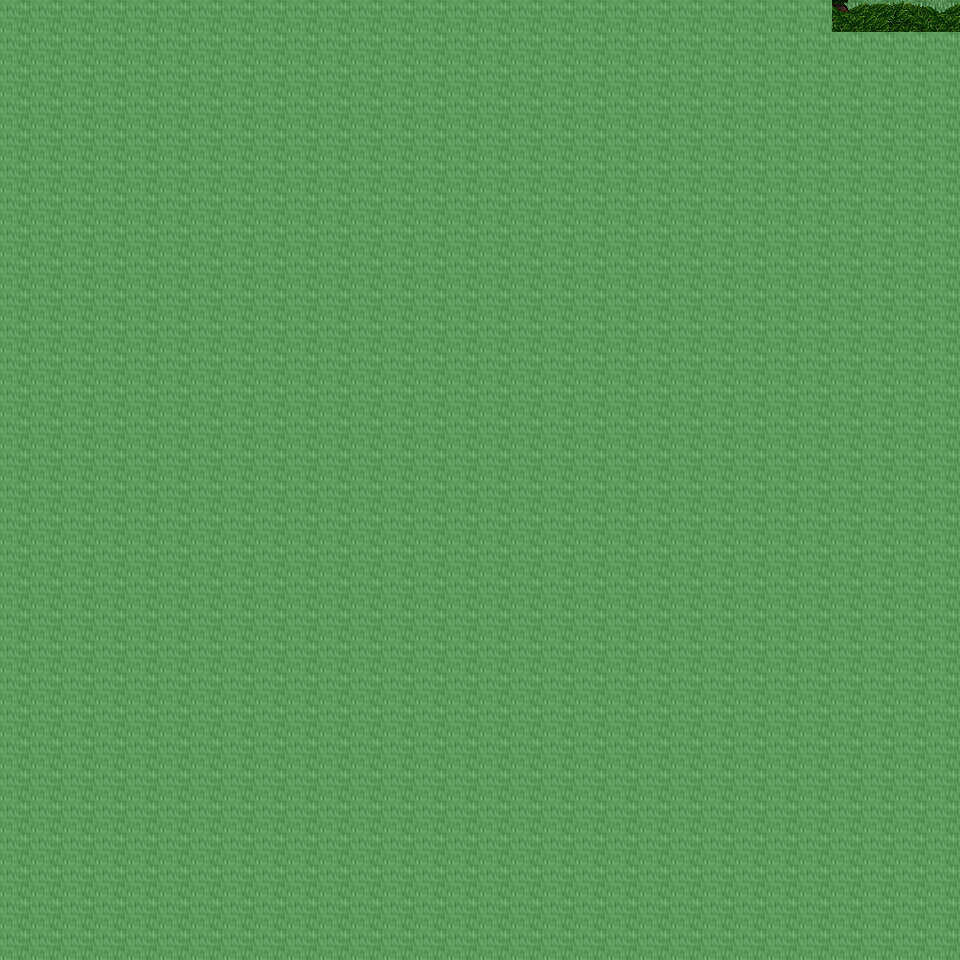

Below is a game level as drawn by its tile map, then a one-line description and the .tmx that defines it (tile-layer data replaced by summaries):
An orthogonal 30x30 tile map with 32x32 px tiles, 6 tile layers (Ground, Object, Object2, Above, ...), 39 tilesets and 2 objects (2x mapchange).

<map version="1.0" orientation="orthogonal" renderorder="right-down" width="30" height="30" tilewidth="32" tileheight="32" nextobjectid="3">
  <tileset firstgid="1" name="tileset_ground_ground" tilewidth="32" tileheight="32" tilecount="33" columns="3">
    <image source="../drawable/tileset_ground_ground.png" width="96" height="352" />
  </tileset>
  <tileset firstgid="34" name="tileset_building_wall_old_wood" tilewidth="32" tileheight="32" tilecount="9" columns="3">
    <image source="../drawable/tileset_building_wall_old_wood.png" width="96" height="96" />
  </tileset>
  <tileset firstgid="43" name="tileset_building_fence_fence_wooden" tilewidth="32" tileheight="32" tilecount="12" columns="3">
    <image source="../drawable/tileset_building_fence_fence_wooden.png" width="96" height="128" />
  </tileset>
  <tileset firstgid="55" name="tileset_building_fence_fence_chunky" tilewidth="32" tileheight="32" tilecount="21" columns="3">
    <image source="../drawable/tileset_building_fence_fence_chunky.png" width="96" height="224" />
  </tileset>
  <tileset firstgid="76" name="tileset_plant_stump_stump_brown" tilewidth="32" tileheight="32" tilecount="4" columns="2">
    <image source="../drawable/tileset_plant_stump_stump_brown.png" width="64" height="64" />
  </tileset>
  <tileset firstgid="80" name="tileset_ground_earth_edges" tilewidth="32" tileheight="32" tilecount="18" columns="6">
    <image source="../drawable/tileset_ground_earth_edges.png" width="192" height="96" />
  </tileset>
  <tileset firstgid="98" name="tileset_ground_grass_corners" tilewidth="32" tileheight="32" tilecount="24" columns="6">
    <image source="../drawable/tileset_ground_grass_corners.png" width="192" height="128" />
  </tileset>
  <tileset firstgid="122" name="tileset_ground_grass_edges" tilewidth="32" tileheight="32" tilecount="36" columns="12">
    <image source="../drawable/tileset_ground_grass_edges.png" width="384" height="96" />
  </tileset>
  <tileset firstgid="158" name="tileset_plant_tree_apple_tree" tilewidth="32" tileheight="32" tilecount="9" columns="3">
    <image source="../drawable/tileset_plant_tree_apple_tree.png" width="96" height="96" />
  </tileset>
  <tileset firstgid="167" name="tileset_plant_tree_chestnut_tree" tilewidth="32" tileheight="32" tilecount="20" columns="4">
    <image source="../drawable/tileset_plant_tree_chestnut_tree.png" width="128" height="160" />
  </tileset>
  <tileset firstgid="187" name="tileset_plant_tree_crack_willow" tilewidth="32" tileheight="32" tilecount="20" columns="4">
    <image source="../drawable/tileset_plant_tree_crack_willow.png" width="128" height="160" />
  </tileset>
  <tileset firstgid="207" name="tileset_furniture_chair_bench_iron" tilewidth="32" tileheight="32" tilecount="4" columns="2">
    <image source="../drawable/tileset_furniture_chair_bench_iron.png" width="64" height="64" />
  </tileset>
  <tileset firstgid="211" name="tileset_furniture_chair_bench_iron_reverse" tilewidth="32" tileheight="32" tilecount="4" columns="2">
    <image source="../drawable/tileset_furniture_chair_bench_iron_reverse.png" width="64" height="64" />
  </tileset>
  <tileset firstgid="215" name="tileset_object_hay_cart" tilewidth="32" tileheight="32" tilecount="1" columns="1">
    <image source="../drawable/tileset_object_hay_cart.png" width="32" height="32" />
  </tileset>
  <tileset firstgid="216" name="tileset_building_wall_walls_siding" tilewidth="32" tileheight="32" tilecount="16" columns="4">
    <image source="../drawable/tileset_building_wall_walls_siding.png" width="128" height="128" />
  </tileset>
  <tileset firstgid="232" name="tileset_building_roof_brown" tilewidth="32" tileheight="32" tilecount="20" columns="5">
    <image source="../drawable/tileset_building_roof_brown.png" width="160" height="128" />
  </tileset>
  <tileset firstgid="252" name="tileset_building_door_door" tilewidth="32" tileheight="32" tilecount="6" columns="3">
    <image source="../drawable/tileset_building_door_door.png" width="96" height="64" />
  </tileset>
  <tileset firstgid="258" name="tileset_item_tools" tilewidth="32" tileheight="32" tilecount="9" columns="3">
    <image source="../drawable/tileset_item_tools.png" width="96" height="96" />
  </tileset>
  <tileset firstgid="267" name="tileset_ground_cobbled_paving" tilewidth="32" tileheight="32" tilecount="1" columns="1">
    <image source="../drawable/tileset_ground_cobbled_paving.png" width="32" height="32" />
  </tileset>
  <tileset firstgid="268" name="tileset_item_bazaar_produce" tilewidth="32" tileheight="32" tilecount="4" columns="2">
    <image source="../drawable/tileset_item_bazaar_produce.png" width="64" height="64" />
  </tileset>
  <tileset firstgid="272" name="tileset_item_sacks" tilewidth="32" tileheight="32" tilecount="2" columns="2">
    <image source="../drawable/tileset_item_sacks.png" width="64" height="32" />
  </tileset>
  <tileset firstgid="274" name="tileset_building_barnyard" tilewidth="32" tileheight="32" tilecount="200" columns="8">
    <image source="../drawable/tileset_building_barnyard.png" width="256" height="800" />
  </tileset>
  <tileset firstgid="474" name="tileset_plant_flower_planted_containers" tilewidth="32" tileheight="32" tilecount="16" columns="4">
    <image source="../drawable/tileset_plant_flower_planted_containers.png" width="128" height="128" />
  </tileset>
  <tileset firstgid="490" name="tileset_furniture_chair_wooden_rustic" tilewidth="32" tileheight="32" tilecount="8" columns="4">
    <image source="../drawable/tileset_furniture_chair_wooden_rustic.png" width="128" height="64" />
  </tileset>
  <tileset firstgid="498" name="tileset_furniture_table_brick_base" tilewidth="32" tileheight="32" tilecount="3" columns="3">
    <image source="../drawable/tileset_furniture_table_brick_base.png" width="96" height="32" />
  </tileset>
  <tileset firstgid="501" name="tileset_building_stairs_wooden_stairs" tilewidth="32" tileheight="32" tilecount="9" columns="3">
    <image source="../drawable/tileset_building_stairs_wooden_stairs.png" width="96" height="96" />
  </tileset>
  <tileset firstgid="510" name="tileset_plant_tree_maple_tree" tilewidth="32" tileheight="32" tilecount="72" columns="8">
    <image source="../drawable/tileset_plant_tree_maple_tree.png" width="256" height="288" />
  </tileset>
  <tileset firstgid="582" name="tileset_building_decoration_chimney_big" tilewidth="32" tileheight="32" tilecount="2" columns="1">
    <image source="../drawable/tileset_building_decoration_chimney_big.png" width="32" height="64" />
  </tileset>
  <tileset firstgid="584" name="tileset_logic_collision" tilewidth="32" tileheight="32" tilecount="1" columns="1">
    <image source="../drawable/tileset_logic_collision.png" width="32" height="32" />
  </tileset>
  <tileset firstgid="585" name="tileset_plant_bush_bushes" tilewidth="32" tileheight="32" tilecount="10" columns="5">
    <image source="../drawable/tileset_plant_bush_bushes.png" width="160" height="64" />
  </tileset>
  <tileset firstgid="595" name="tileset_plant_flower_daisy_blue" tilewidth="32" tileheight="32" tilecount="8" columns="2">
    <image source="../drawable/tileset_plant_flower_daisy_blue.png" width="64" height="128" />
  </tileset>
  <tileset firstgid="603" name="tileset_plant_flower_daisy_red" tilewidth="32" tileheight="32" tilecount="8" columns="2">
    <image source="../drawable/tileset_plant_flower_daisy_red.png" width="64" height="128" />
  </tileset>
  <tileset firstgid="611" name="tileset_plant_flower_daisy_white" tilewidth="32" tileheight="32" tilecount="8" columns="2">
    <image source="../drawable/tileset_plant_flower_daisy_white.png" width="64" height="128" />
  </tileset>
  <tileset firstgid="619" name="tileset_plant_flower_daisy_yellow" tilewidth="32" tileheight="32" tilecount="8" columns="2">
    <image source="../drawable/tileset_plant_flower_daisy_yellow.png" width="64" height="128" />
  </tileset>
  <tileset firstgid="627" name="tileset_plant_tree_tree_darkgreen" tilewidth="32" tileheight="32" tilecount="88" columns="8">
    <image source="../drawable/tileset_plant_tree_tree_darkgreen.png" width="256" height="352" />
  </tileset>
  <tileset firstgid="715" name="tileset_ground_green_paving" tilewidth="32" tileheight="32" tilecount="18" columns="3">
    <image source="../drawable/tileset_ground_green_paving.png" width="96" height="192" />
  </tileset>
  <tileset firstgid="733" name="tileset_item_hen_nest" tilewidth="32" tileheight="32" tilecount="1" columns="1">
    <image source="../drawable/tileset_item_hen_nest.png" width="32" height="32" />
  </tileset>
  <tileset firstgid="734" name="tileset_item_firewood" tilewidth="32" tileheight="32" tilecount="12" columns="3">
    <image source="../drawable/tileset_item_firewood.png" width="96" height="128" />
  </tileset>
  <tileset firstgid="746" name="tileset_furniture_sink_manger" tilewidth="32" tileheight="32" tilecount="18" columns="6">
    <image source="../drawable/tileset_furniture_sink_manger.png" width="192" height="96" />
  </tileset>
  <layer name="Ground" width="30" height="30">
    <data>[900 cells, 240 non-empty, 1 distinct tile ids]</data>
  </layer>
  <layer name="Object" width="30" height="30">
    <data>[900 cells, 90 non-empty, 7 distinct tile ids]</data>
  </layer>
  <layer name="Object2" width="30" height="30">
    <data>[900 cells, 0 non-empty, 0 distinct tile ids]</data>
  </layer>
  <layer name="Above" width="30" height="30">
    <data>[900 cells, 240 non-empty, 9 distinct tile ids]</data>
  </layer>
  <layer name="Above2" width="30" height="30">
    <data>[900 cells, 0 non-empty, 0 distinct tile ids]</data>
  </layer>
  <layer name="Walkable" width="30" height="30">
    <data>[900 cells, 896 non-empty, 1 distinct tile ids]</data>
  </layer>
  <objectgroup name="MapEvents">
    <object id="1" name="north" type="mapchange" x="832" y="0" width="128" height="32">
      <properties>
        <property name="map" value="0_ados_mountain_n2_w2_x0_y3" />
        <property name="place" value="south" />
      </properties>
    </object>
    <object id="2" name="east" type="mapchange" x="928" y="0" width="32" height="32">
      <properties>
        <property name="map" value="0_ados_mountain_n2_w2_x1_y4" />
        <property name="place" value="west" />
      </properties>
    </object>
  </objectgroup>
</map>
